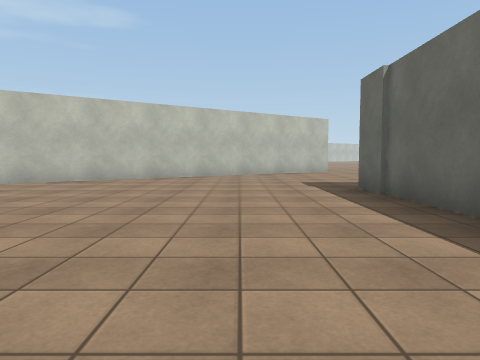
View 1 (above)

18 first-person views from a walk through a Unity game level. The camera is 1.2 m above the floor, tilts 4° down and sees 70° across. The floor is counted in squares, 2 m on a side. Each view is taken from the middle of a square. On the plan, view 1 faces up. The plan holds only what a view shows up to about 10 squares ahead; the rest is blank. The place goes on beyond the plan. Surface patterns are stand-ins for the level's own textures.

View 2
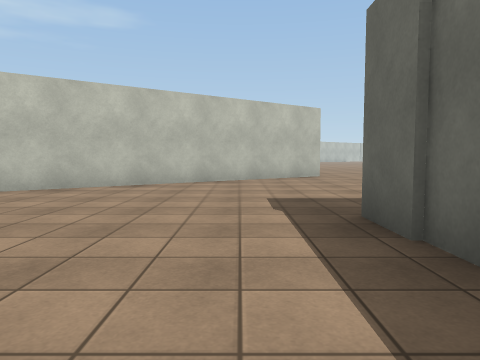

View 3
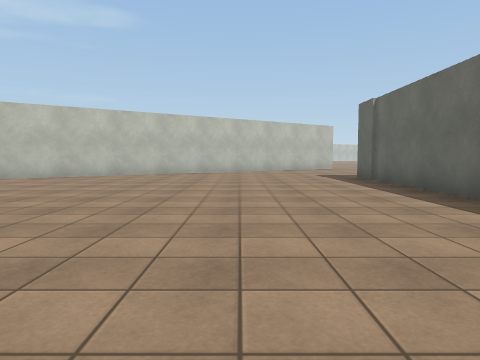

View 4
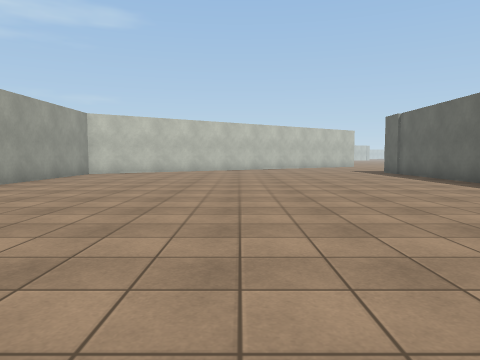

View 5
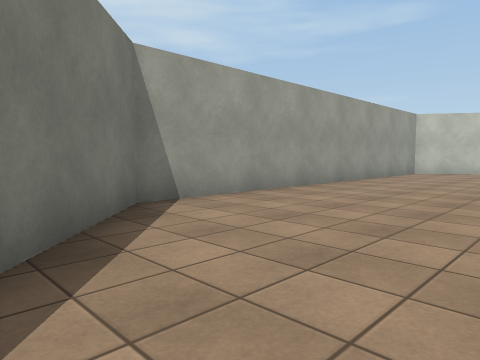

View 6
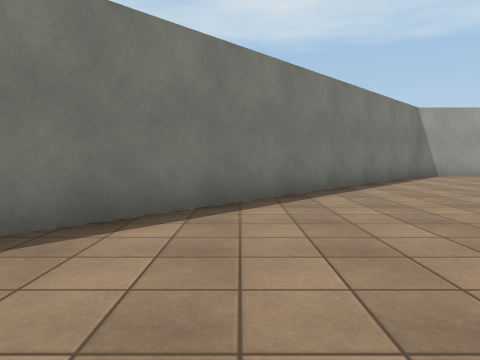

View 7
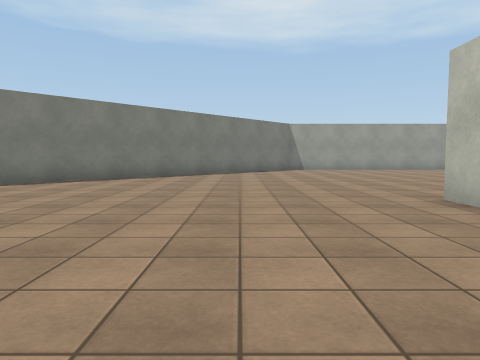

View 8
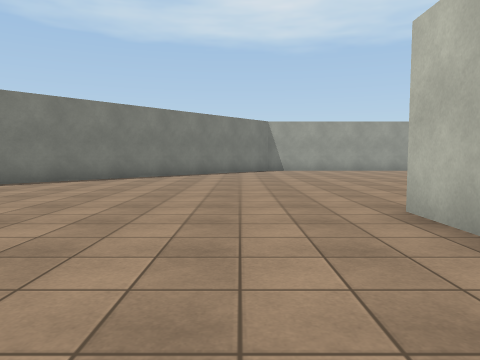

View 9
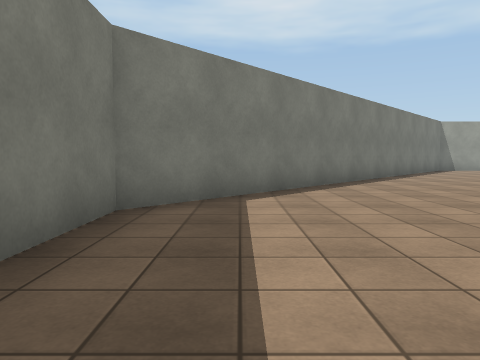

View 10
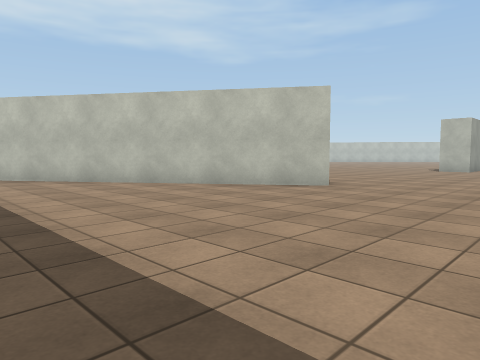

View 11
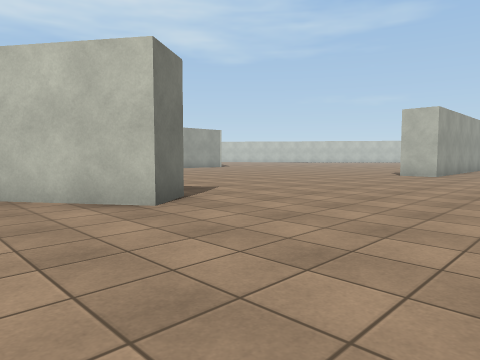

View 12
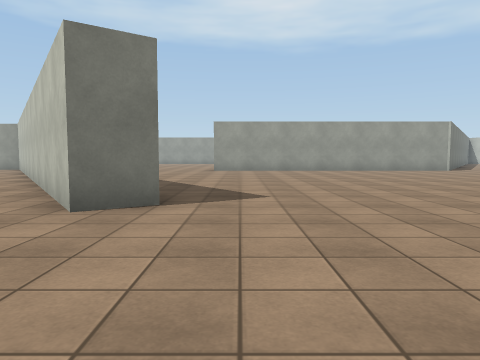

View 13
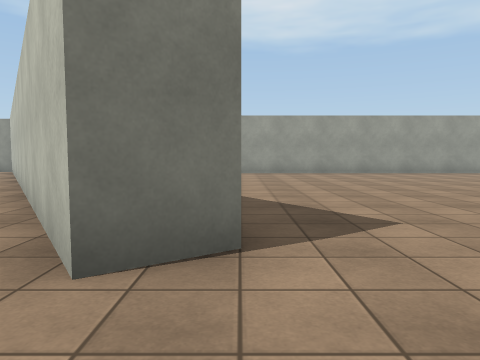

View 14
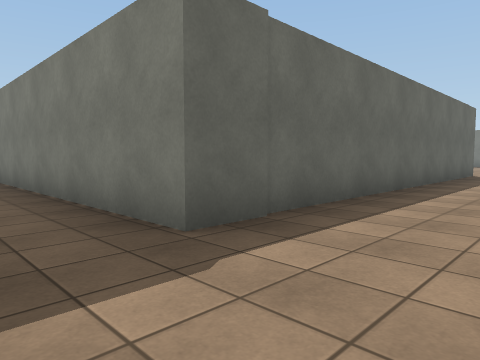

View 15
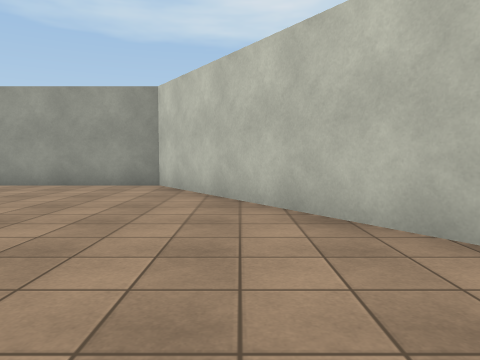

View 16
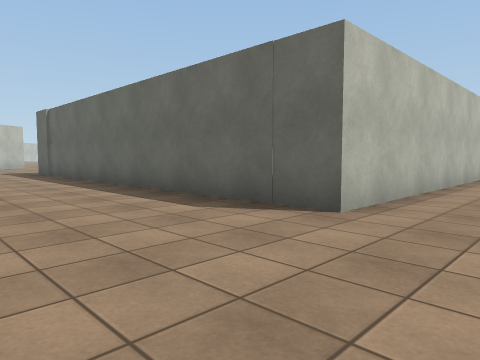

View 17
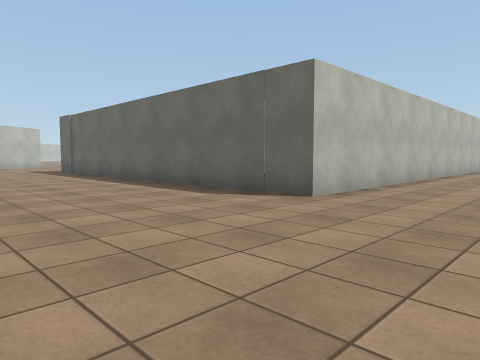

View 18
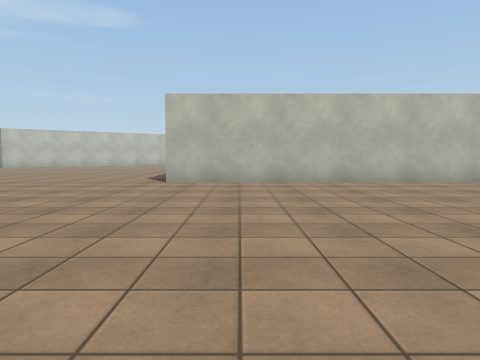

### Floor plan
Points are (right, up) in squares from view 1. A wall is a line through its corners. A room is listed if a view was taken in it or the views show most of it. See-through windows are left out.
Room 1 (views 1, 2, 3, 4, 5, 6, 7, 8, 9, 10, 11, 12, 13, 14, 15, 16, 17, 18)
walls: (2.7, 14.1) (3.4, 13.2) (-8, 5.4) (-8, -4.9) (2.2, -14.4) (3.1, -14.4); (7.5, -4.2) (2.3, -4.2) (2.3, 6.4) (7.5, 6.4)

Where each view was taken, in squares from view 1:
view 1: 0 up, 0 right, facing up
view 2: 3 up, 1 right, facing up
view 3: 3 down, 1 left, facing up
view 4: 6 down, 3 left, facing up
view 5: 7 down, 4 left, facing up-left
view 6: 10 down, 2 right, facing left
view 7: 7 down, 7 right, facing left
view 8: 6 down, 6 right, facing left
view 9: 13 down, 6 right, facing left
view 10: 7 up, 7 right, facing up-left
view 11: 11 up, 7 right, facing up-left
view 12: 15 up, 7 right, facing left
view 13: 14 up, 5 right, facing left
view 14: 8 up, 0 right, facing down-right
view 15: 7 up, 1 left, facing left
view 16: 6 down, 1 left, facing up-right
view 17: 7 down, 2 left, facing up-right
view 18: 12 down, 4 right, facing up
